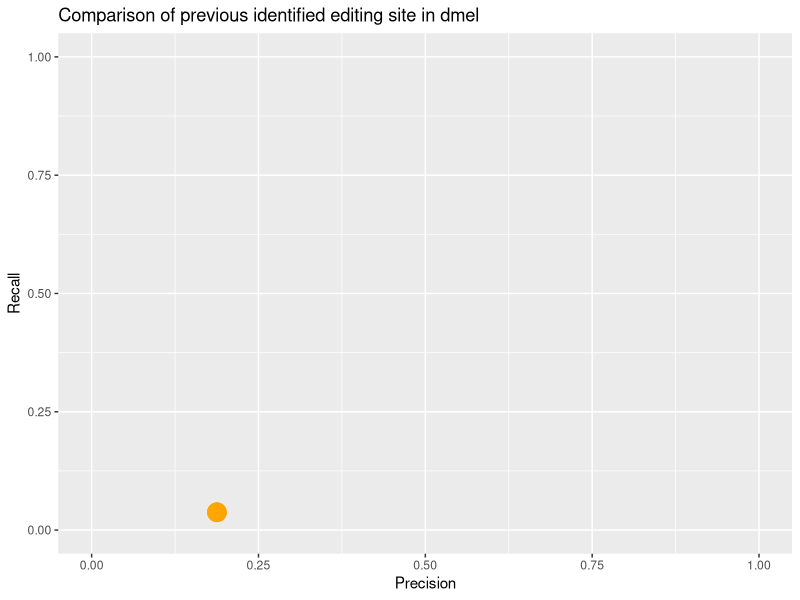
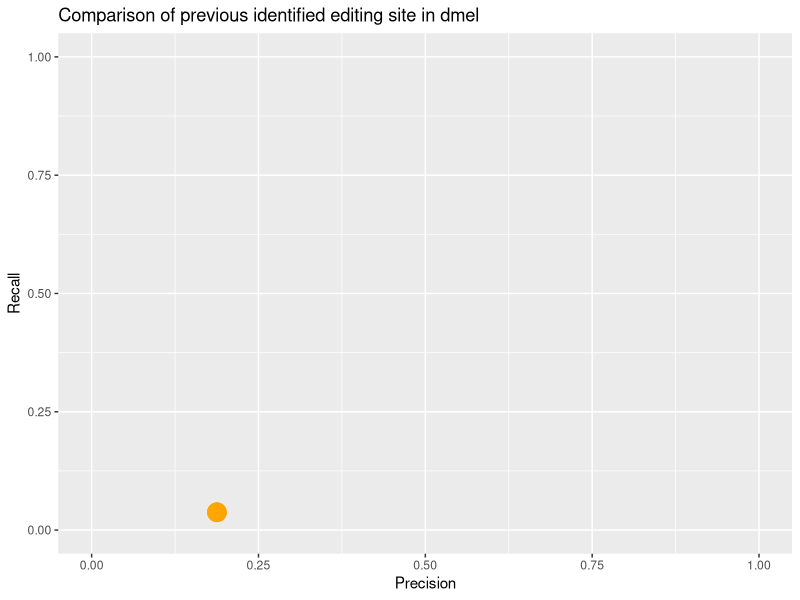

These charts were generated, in order, by the following R code:
library(ggplot2)
library(reshape)

data <- read.table("pred_acc.txt", header=F, sep=":")
df <- melt(data)

g <- ggplot(
  df,
  aes( y = data$V2[1],
       x = data$V2[2]
  )
  ) + geom_point(colour = "orange",
                 size = 6
                 ) + ylim(0,1) + xlim(0,1) + 
                   labs (title="Comparison of previous identified editing site in dmel",
                         y = "Recall",
                         x = "Precision")
plot(g)
ggsave( filename=(paste("PrecisioRecall_plot.png")), plot=g, width=6, height=4, dpi = 300 )
